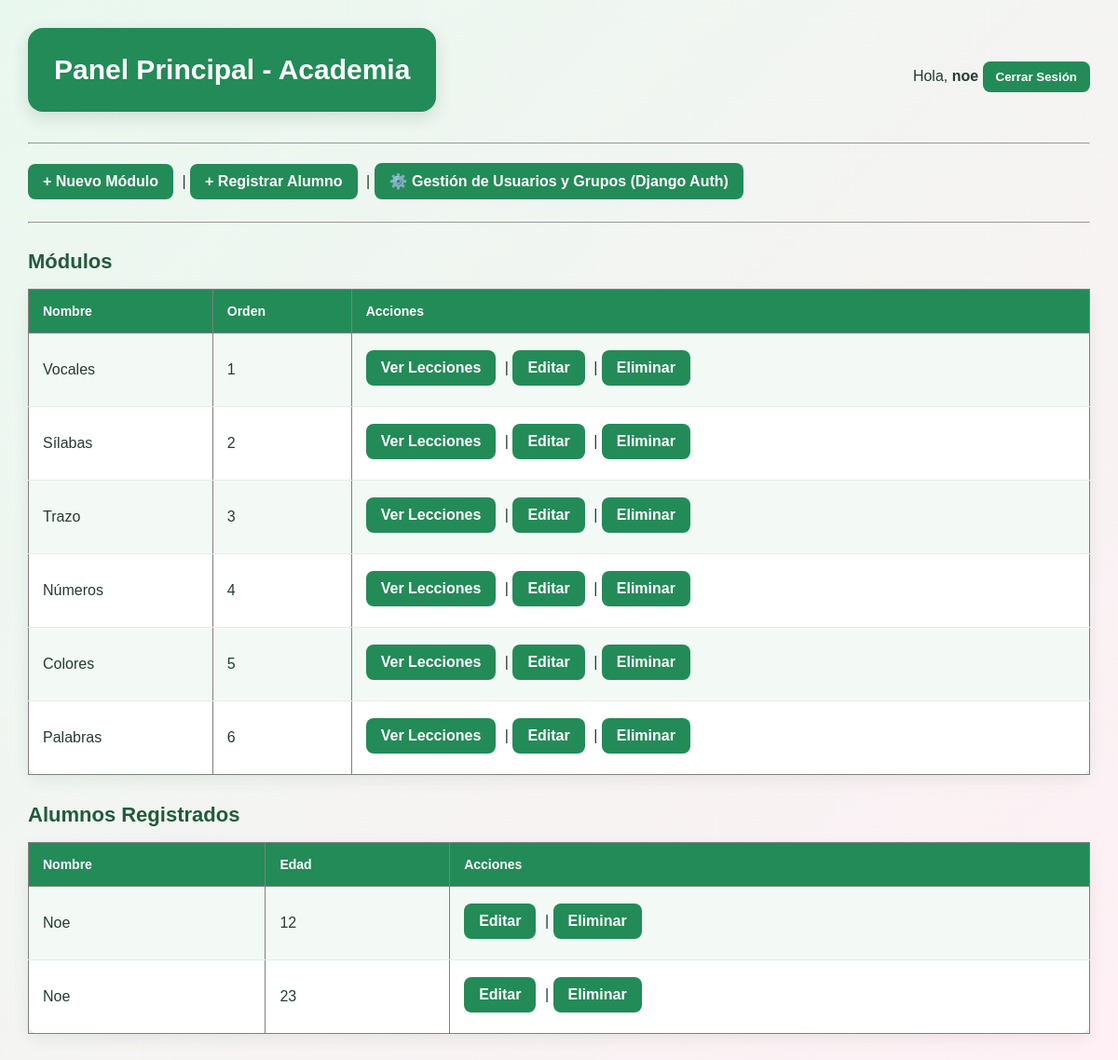
The app's page /academia/ (signed in) with its own data.
### academia/models.py (models this page shows, shortened)
class Modulo(models.Model):
    nombre = models.CharField(max_length=100)
    orden = models.IntegerField(default=0)

class Alumno(models.Model):
    nombre = models.CharField(max_length=150)
    edad = models.IntegerField()
    fecha_registro = models.DateTimeField(auto_now_add=True)

### academia/views.py (the view)
# urls.py: path('', views.home_view, name='home'),
@login_required
def home_view(request):
    modulos = Modulo.objects.all()
    alumnos = Alumno.objects.all()
    return render(request, 'academia/home.html', {
        'modulos': modulos,
        'alumnos': alumnos,
    })

### academia/templates/academia/home.html (shortened to what this page needs)
<!DOCTYPE html>
<html lang="es">
<head>
</head>
<body>
    <div style="display: flex; justify-content: space-between; align-items: center;">
        <h1>Panel Principal - Academia</h1>
        <form method="post" action="{% url 'logout' %}">
            <span>Hola, <strong>{{ request.user.username }}</strong></span>
            <button type="submit">Cerrar Sesión</button>
        </form>
    </div>
    <hr>
    <p>
        <a href="{% url 'crear_modulo' %}">+ Nuevo Módulo</a> |
        <a href="{% url 'registrar_alumno' %}">+ Registrar Alumno</a> |
        <a href="{% url 'gestion_usuarios' %}">⚙️ Gestión de Usuarios y Grupos (Django Auth)</a>
    </p>
    <hr>
    <h2>Módulos</h2>
    <table border="1" cellpadding="6">
        <tr>
            <th>Nombre</th>
            <th>Orden</th>
            <th>Acciones</th>
        </tr>
        {% for m in modulos %}
        <tr>
            <td>{{ m.nombre }}</td>
            <td>{{ m.orden }}</td>
            <td>
                <a href="{% url 'detalle_modulo' m.pk %}">Ver Lecciones</a> |
                <a href="{% url 'editar_modulo' m.pk %}">Editar</a> |
                <a href="{% url 'eliminar_modulo' m.pk %}">Eliminar</a>
            </td>
        </tr>
        {% empty %}
        <tr><td colspan="3">No hay módulos registrados.</td></tr>
        {% endfor %}
    </table>
    <h2>Alumnos Registrados</h2>
    <table border="1" cellpadding="6">
        <tr>
            <th>Nombre</th>
            <th>Edad</th>
            <th>Acciones</th>
        </tr>
        {% for a in alumnos %}
        <tr>
            <td>{{ a.nombre }}</td>
            <td>{{ a.edad }}</td>
            <td>
                <a href="{% url 'editar_alumno' a.pk %}">Editar</a> |
                <a href="{% url 'eliminar_alumno' a.pk %}">Eliminar</a>
            </td>
        </tr>
        {% empty %}
        <tr><td colspan="3">No hay alumnos registrados.</td></tr>
        {% endfor %}
    </table>
</body>
</html>

### academia/templates/academia/home.html (style rules this page uses)
* { box-sizing: border-box; }
body { margin: 0; padding: 30px; background: linear-gradient(135deg, #e9f8ef, #fff0f5); font-family: Arial, sans-serif; color: #263b31; }
h1 { margin: 0 0 25px; padding: 28px; border-radius: 16px; background: #238b57; color: #ffffff; font-size: 30px; box-shadow: 0 6px 18px rgba(30, 80, 50, 0.15); }
h2 { margin: 28px 0 16px; color: #205c3b; font-size: 22px; }
a { display: inline-block; margin: 4px 5px 8px 0; padding: 10px 16px; border-radius: 8px; background: #238b57; color: #ffffff; font-weight: bold; text-decoration: none; transition: background 0.2s, transform 0.2s; }
table { width: 100%; margin: 15px 0 30px; border-collapse: collapse; background: #ffffff; border-radius: 12px; box-shadow: 0 5px 18px rgba(30, 80, 50, 0.08); }
th { padding: 15px; background: #238b57; color: #ffffff; text-align: left; font-size: 14px; }
td { padding: 14px 15px; border-bottom: 1px solid #e4eee7; vertical-align: middle; }
tbody tr:nth-child(even) { background: #f3faf5; }
tr:last-child td { border-bottom: none; }
button { padding: 9px 14px; border: none; border-radius: 8px; background: #238b57; color: #ffffff; font-weight: bold; cursor: pointer; transition: background 0.2s; }
form { margin: 12px 0 22px; }

### records on screen
Modulo: nombre "Vocales", orden "1"
Modulo: nombre "Sílabas", orden "2"
Modulo: nombre "Trazo", orden "3"
Modulo: nombre "Números", orden "4"
Modulo: nombre "Colores", orden "5"
Modulo: nombre "Palabras", orden "6"
Alumno: nombre "Noe", edad "12"
Alumno: nombre "Noe", edad "23"

### other values on screen
{{ request.user.username }} "noe"
